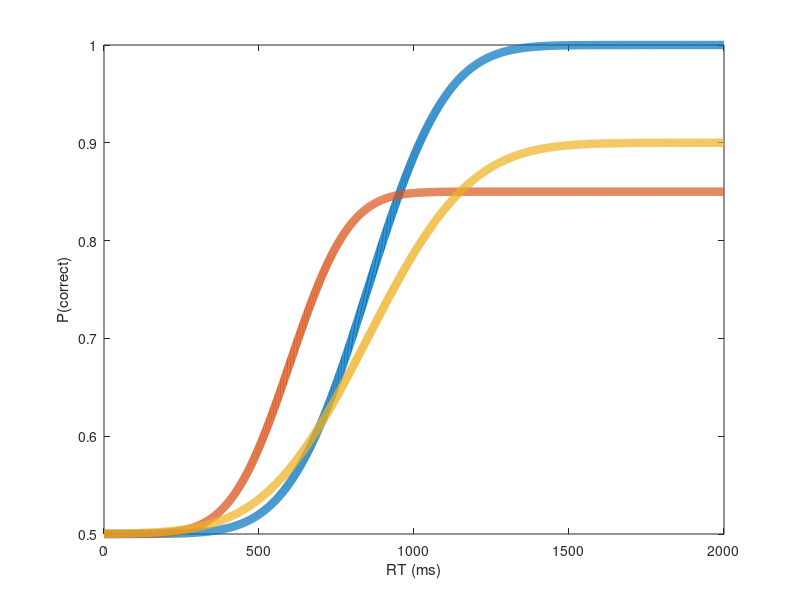

Write MATLAB code to recreate this figure.
%---------------------------------------------
% rt_accuracy_curves
% Generate hypothetical RT-accuracy curves based on a cumulative normal
% distribution for display purposes.
%
% Written by Doby Rahnev. Last update: 10/20/2017
%---------------------------------------------

clc
clear
close all

% Parameters of the 3 curves
mus     = [850, 600, 850];
sigmas  = [200, 150, 260];
heights = [1, .7, .8];

% X limit for plotting
x_limit = 0:1:2000;

% Plot the curves
figure
for i=1:length(mus)
    plot(x_limit, .5 + .25 * heights(i) * ...
        (1+erf( (x_limit-mus(i)) / (sigmas(i)*sqrt(2) ))), 'LineWidth', 6);
    hold on
end
ylabel('P(correct)');
xlabel('RT (ms)');